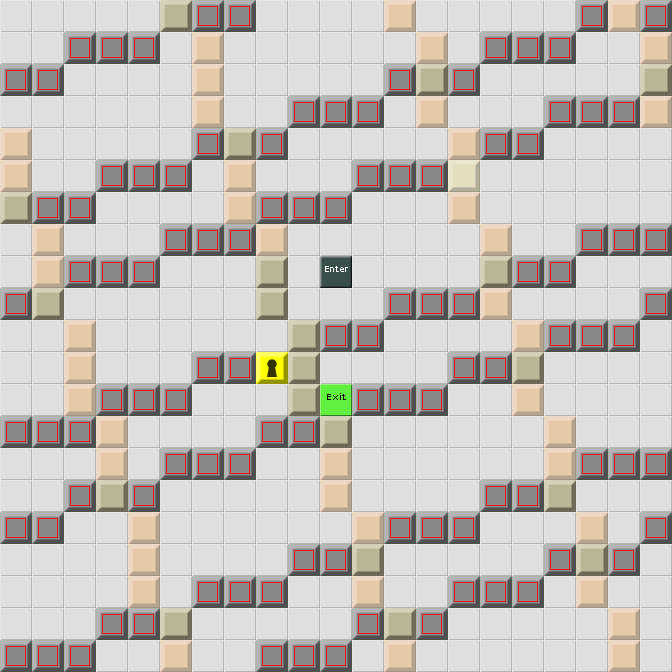

The image is a tile-based game level rendered from a .tmx file. Its description and source (layers, tilesets, objects; grid data summarised) follow:
An orthogonal 21x21 tile map with 32x32 px tiles, 2 tile layers (Map, Copy of Map) and 2 objects.

<map version="1.0" orientation="orthogonal" width="21" height="21" tilewidth="32" tileheight="32">
 <tileset firstgid="1" name="devgraphics" tilewidth="32" tileheight="32">
  <image source="../../../Content/JakesChallenge/devgraphics.png" width="192" height="288" />
  <tile id="0">
   <properties>
    <property name="type" value="floor" />
   </properties>
  </tile>
  <tile id="1">
   <properties>
    <property name="type" value="wall" />
   </properties>
  </tile>
  <tile id="2">
   <properties>
    <property name="type" value="door" />
   </properties>
  </tile>
  <tile id="3">
   <properties>
    <property name="type" value="key" />
   </properties>
  </tile>
  <tile id="4">
   <properties>
    <property name="type" value="start" />
   </properties>
  </tile>
  <tile id="5">
   <properties>
    <property name="type" value="exit" />
   </properties>
  </tile>
  <tile id="6">
   <properties>
    <property name="type" value="nascar" />
   </properties>
  </tile>
  <tile id="7">
   <properties>
    <property name="type" value="help" />
   </properties>
  </tile>
  <tile id="8">
   <properties>
    <property name="type" value="ball" />
   </properties>
  </tile>
  <tile id="9">
   <properties>
    <property name="type" value="predator" />
   </properties>
  </tile>
  <tile id="10">
   <properties>
    <property name="type" value="predator2" />
   </properties>
  </tile>
  <tile id="11">
   <properties>
    <property name="type" value="money" />
   </properties>
  </tile>
  <tile id="12">
   <properties>
    <property name="type" value="toll" />
   </properties>
  </tile>
  <tile id="13">
   <properties>
    <property name="type" value="toll2" />
   </properties>
  </tile>
  <tile id="14">
   <properties>
    <property name="type" value="pushBlock" />
   </properties>
  </tile>
  <tile id="15">
   <properties>
    <property name="color" value="red" />
    <property name="type" value="switch" />
   </properties>
  </tile>
  <tile id="16">
   <properties>
    <property name="color" value="red" />
    <property name="type" value="disappearingWall" />
   </properties>
  </tile>
  <tile id="18">
   <properties>
    <property name="type" value="teleporter" />
   </properties>
  </tile>
  <tile id="22">
   <properties>
    <property name="color" value="red" />
    <property name="type" value="appearingWall" />
   </properties>
  </tile>
  <tile id="27">
   <properties>
    <property name="color" value="yellow" />
    <property name="type" value="switch" />
   </properties>
  </tile>
  <tile id="28">
   <properties>
    <property name="color" value="yellow" />
    <property name="type" value="disappearingWall" />
   </properties>
  </tile>
  <tile id="34">
   <properties>
    <property name="color" value="yellow" />
    <property name="type" value="appearingWall" />
   </properties>
  </tile>
 </tileset>
 <layer name="Map" width="21" height="21">
  <data>[441 cells, 441 non-empty, 7 distinct tile ids]</data>
 </layer>
 <layer name="Copy of Map" width="21" height="21" opacity="0.53">
  <data>[441 cells, 63 non-empty, 1 distinct tile ids]</data>
 </layer>
 <objectgroup name="Enemies" width="21" height="21" />
 <objectgroup name="Items" width="21" height="21">
  <object gid="16" x="192" y="320" />
 </objectgroup>
 <objectgroup name="Tools" width="21" height="21">
  <object gid="15" x="160" y="320" />
 </objectgroup>
 <objectgroup name="Parameters" width="21" height="21">
  <properties>
   <property name="time" value="440" />
   <property name="wrapAround" value="true" />
  </properties>
 </objectgroup>
</map>
